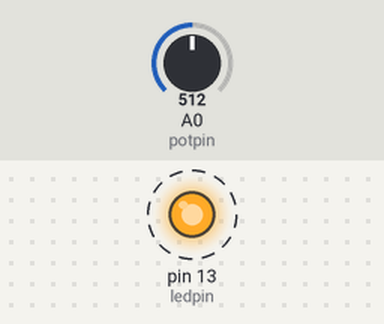
A sketch run on a simulated Arduino Uno, built with avr-gcc and run on an emulated ATmega328P. Shown: output pins drawn as LEDs (lit = HIGH). Dashed ring = blinking. The test bench sets the inputs (shaded band); at power-on: A0 (potpin) = 512. What the sketch prints to the serial monitor is not drawn.

Above: at 0.02 s.
Timing chart, 0 to 3.0 s (numbered marks = the images above):
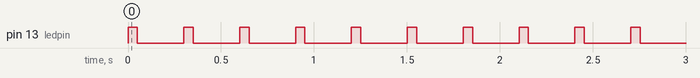

The sketch:

Analog_Read_Value.ino
```cpp
int potpin = 0;
int ledpin = 13;
int val = 0;

void setup()
{
  pinMode(ledpin, OUTPUT);
  Serial.begin(9600);
}

void loop()
{
  digitalWrite(ledpin, HIGH);
  delay(50);
  digitalWrite(ledpin, LOW);
  delay(250);

  val = analogRead(potpin);
  Serial.print("VAL: ");
  Serial.println(val);
}
```

Measured:
- by itself, pin 13 (ledpin): alternates HIGH for 0.05 s and LOW for 0.25 s
